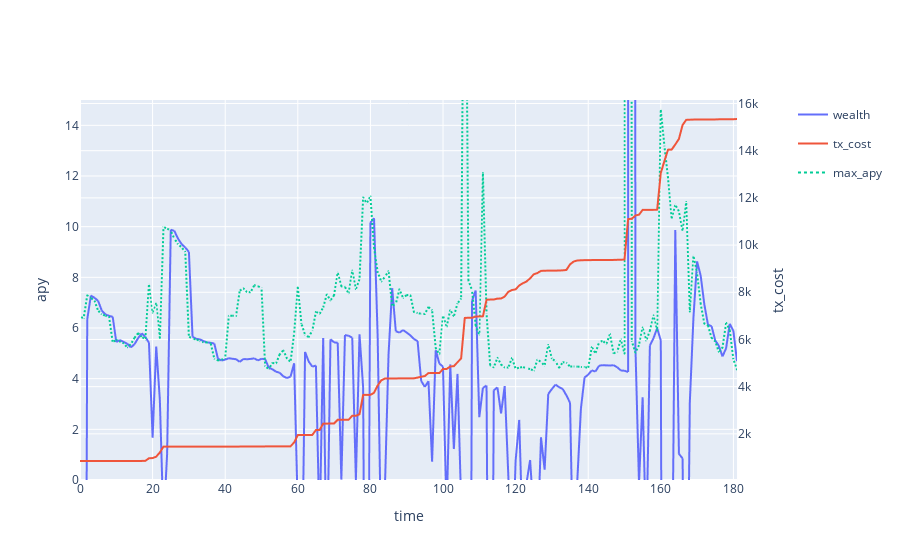
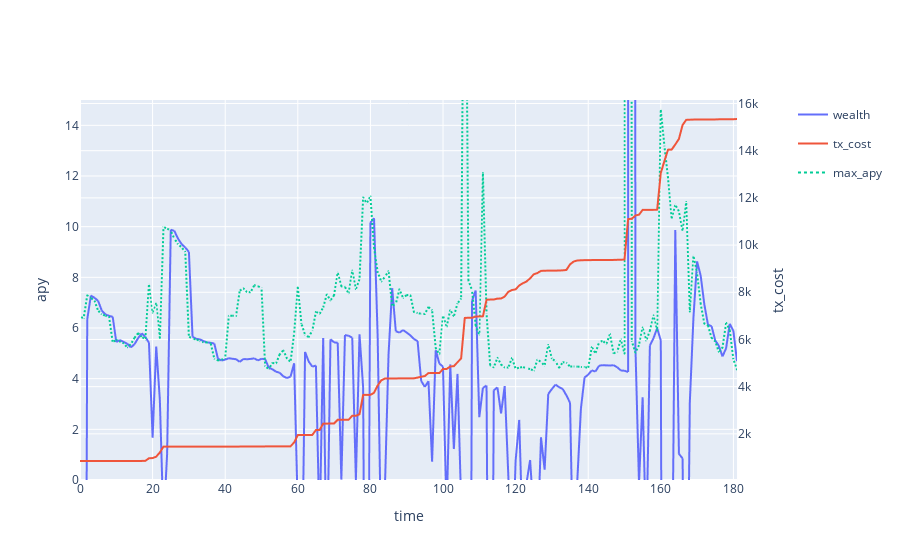

The notebook cell these images were saved under, in order:
### Code cell
backtest['pnl']["tx_cost"].iloc[0] = 0.001
cum_tx_cost = backtest['pnl']["tx_cost"].cumsum()
apy = (backtest['pnl']['wealth'] / backtest['pnl']['wealth'].shift(1) -1)*365/1*100
max_apy = backtest['full_apy'].max(axis=1)*100*(1-parameter_grid["base_buffer"])
max_apy.name = 'max_apy'

subfig = make_subplots(specs=[[{"secondary_y": True}]])

# create two independent figures with px.line each containing data from multiple columns
fig = px.line(apy,render_mode="webgl",)
fig3 = px.line(max_apy, render_mode="webgl")
fig3.update_traces(line={"dash": 'dot'})
fig2 = px.line(cum_tx_cost, render_mode="webgl",)
fig2.update_traces(yaxis="y2")
subfig.add_traces(fig.data + fig2.data + fig3.data)
subfig.layout.xaxis.title = "time"
subfig.layout.yaxis.title = "apy"
subfig.layout.yaxis.range = [0, 15]
subfig.layout.yaxis2.title = "tx_cost"

# recoloring is necessary otherwise lines from fig und fig2 would share each color
# e.g. Linear-, Log- = blue; Linear+, Log+ = red... we don't want this
subfig.for_each_trace(lambda t: t.update(line=dict(color=t.marker.color)))
subfig.show()

print(filename)
apy.mean()

### Figure 1 — Plotly figure (JSON) as saved in the notebook; plotly's stock layout.template omitted (floating-point values rounded to 4 significant figures; data arrays with more than 128 entries replaced by an {"elided": "..."} marker saying what was removed)
{"data": [{"hovertemplate": "variable=wealth<br>index=%{x}<br>value=%{y}<extra></extra>", "legendgroup": "wealth", "line": {"dash": "solid"}, "marker": {"symbol": "circle"}, "mode": "lines", "name": "wealth", "showlegend": true, "type": "scattergl", "x": {"elided": "182 int values"}, "xaxis": "x", "y": {"elided": "182 float values"}, "yaxis": "y"}, {"hovertemplate": "variable=tx_cost<br>index=%{x}<br>value=%{y}<extra></extra>", "legendgroup": "tx_cost", "line": {"dash": "solid"}, "marker": {"symbol": "circle"}, "mode": "lines", "name": "tx_cost", "showlegend": true, "type": "scattergl", "x": {"elided": "182 int values"}, "xaxis": "x", "y": {"elided": "182 float values"}, "yaxis": "y2"}, {"hovertemplate": "variable=max_apy<br>index=%{x}<br>value=%{y}<extra></extra>", "legendgroup": "max_apy", "line": {"dash": "dot"}, "marker": {"symbol": "circle"}, "mode": "lines", "name": "max_apy", "showlegend": true, "type": "scattergl", "x": {"elided": "182 int values"}, "xaxis": "x", "y": {"elided": "182 float values"}, "yaxis": "y"}], "layout": {"xaxis": {"anchor": "y", "domain": [0, 0.94], "title": {"text": "time"}}, "yaxis": {"anchor": "x", "domain": [0, 1], "range": [0, 15], "title": {"text": "apy"}}, "yaxis2": {"anchor": "x", "overlaying": "y", "side": "right", "title": {"text": "tx_cost"}}}}

### Figure 2 — Plotly figure (JSON) as saved in the notebook; plotly's stock layout.template omitted (floating-point values rounded to 4 significant figures; data arrays with more than 128 entries replaced by an {"elided": "..."} marker saying what was removed)
{"data": [{"hovertemplate": "variable=wealth<br>index=%{x}<br>value=%{y}<extra></extra>", "legendgroup": "wealth", "line": {"dash": "solid"}, "marker": {"symbol": "circle"}, "mode": "lines", "name": "wealth", "showlegend": true, "type": "scattergl", "x": {"elided": "182 int values"}, "xaxis": "x", "y": {"elided": "182 float values"}, "yaxis": "y"}, {"hovertemplate": "variable=tx_cost<br>index=%{x}<br>value=%{y}<extra></extra>", "legendgroup": "tx_cost", "line": {"dash": "solid"}, "marker": {"symbol": "circle"}, "mode": "lines", "name": "tx_cost", "showlegend": true, "type": "scattergl", "x": {"elided": "182 int values"}, "xaxis": "x", "y": {"elided": "182 float values"}, "yaxis": "y2"}, {"hovertemplate": "variable=max_apy<br>index=%{x}<br>value=%{y}<extra></extra>", "legendgroup": "max_apy", "line": {"dash": "dot"}, "marker": {"symbol": "circle"}, "mode": "lines", "name": "max_apy", "showlegend": true, "type": "scattergl", "x": {"elided": "182 int values"}, "xaxis": "x", "y": {"elided": "182 float values"}, "yaxis": "y"}], "layout": {"xaxis": {"anchor": "y", "domain": [0, 0.94], "title": {"text": "time"}}, "yaxis": {"anchor": "x", "domain": [0, 1], "range": [0, 15], "title": {"text": "apy"}}, "yaxis2": {"anchor": "x", "overlaying": "y", "side": "right", "title": {"text": "tx_cost"}}}}
